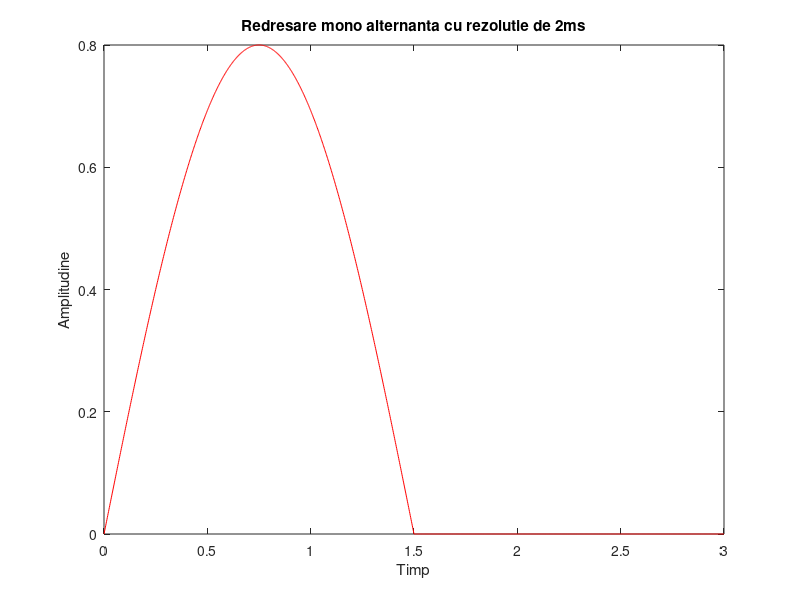
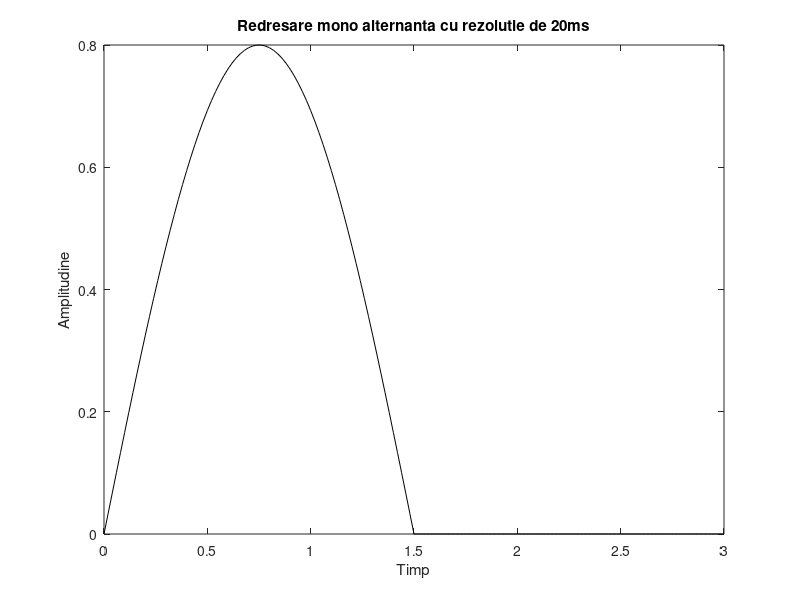
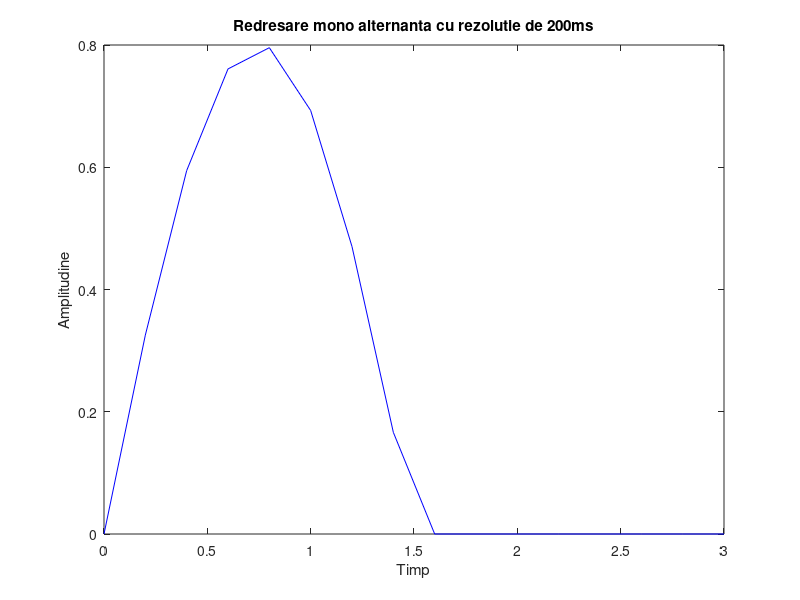

Source code (MATLAB) for these figures, in order:
t1=0 : 0.002 :3; %baza de timp de la 0 la 3 cu pasul de 2ms
T=3; %perioada
f=1/T; %frecventa
Amp=0.8; %amplitudine
s = Amp*sin(2*pi*f*t1); %semnal sinusoidal cu caracteristicile de mai sus
for idx=1:length(s) %se parcurge semnalul, iar atunci cand se gaseste o parte negativa se face zero
    if s(1,idx)<0
        s(1,idx)=0;
    end
end
figure %o noua figura in care o sa apara graficul pentru aceasta functie
plot(t1,s,'-red'),title('Redresare mono alternanta cu rezolutie de 2ms'),ylabel('Amplitudine'),xlabel('Timp')%graficul cu semnalul in functie de timp 

t2=0 : 0.02 :3; %pas de 20ms
T=3;
f=1/T;
Amp=0.8;
s = Amp*sin(2*pi*f*t2);
for idx=1:length(s)
    if s(1,idx)<0
        s(1,idx)=0;
    end
end
figure
plot(t2,s,'-black'),title('Redresare mono alternanta cu rezolutie de 20ms'),ylabel('Amplitudine'),xlabel('Timp')

t3=0 : 0.2 :3; %pas de 200ms
T=3;
f=1/T;
Amp=0.8;
s = Amp*sin(2*pi*f*t3);
for idx=1:length(s)
    if s(1,idx)<0
        s(1,idx)=0;
    end
end
figure
plot(t3,s,'-blue'),title('Redresare mono alternanta cu rezolutie de 200ms'),ylabel('Amplitudine'),xlabel('Timp')
